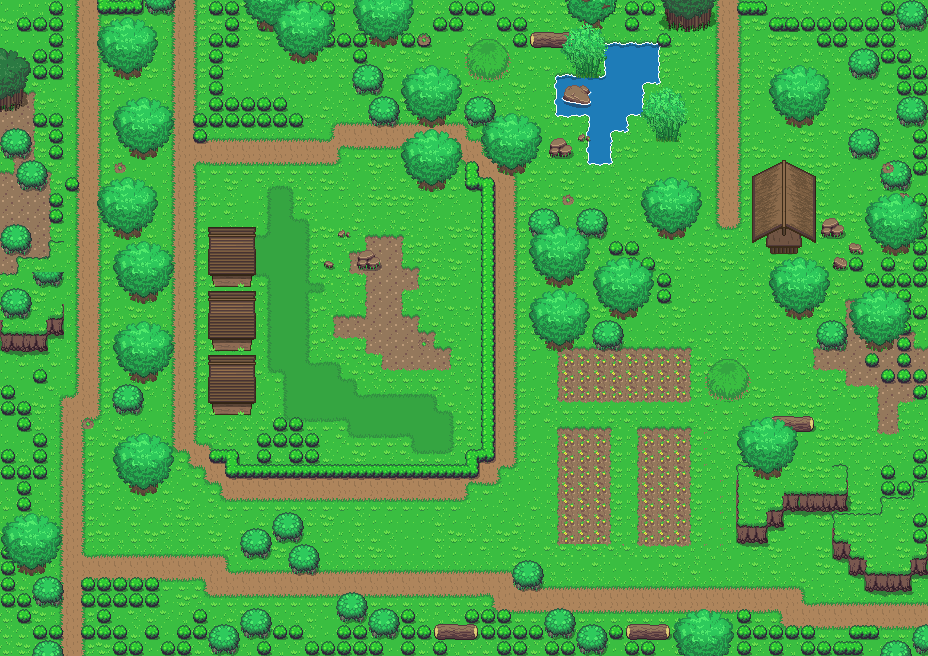

A level layout from a 2D game, rendered from its tile map. Below: a short description, then the map file with tile-grid data replaced by summaries:
An orthogonal 58x41 tile map with 16x16 px tiles, 10 tile layers (Base, endblocks, Cliff, Objects 1, ...), 2 tilesets.

<map version="1.0" tiledversion="1.0.2" orientation="orthogonal" renderorder="left-down" width="58" height="41" tilewidth="16" tileheight="16" nextobjectid="1">
 <tileset firstgid="1" source="../Tileset/Overworld.tsx" />
 <tileset firstgid="1729" source="../Tileset/Building.tsx" />
 <layer name="Base" width="58" height="41">
  <data>[2378 cells, 2378 non-empty, 71 distinct tile ids]</data>
 </layer>
 <layer name="endblocks" width="58" height="41">
  <data>[2378 cells, 251 non-empty, 33 distinct tile ids]</data>
 </layer>
 <layer name="Cliff" width="58" height="41">
  <data>[2378 cells, 73 non-empty, 16 distinct tile ids]</data>
 </layer>
 <layer name="Objects 1" width="58" height="41">
  <data>[2378 cells, 34 non-empty, 12 distinct tile ids]</data>
 </layer>
 <layer name="Plants 1" width="58" height="41">
  <data>[2378 cells, 257 non-empty, 27 distinct tile ids]</data>
 </layer>
 <layer name="Buildings 1" width="58" height="41">
  <data>[2378 cells, 47 non-empty, 29 distinct tile ids]</data>
 </layer>
 <layer name="Buildings 2" width="58" height="41">
  <data>[2378 cells, 0 non-empty, 0 distinct tile ids]</data>
 </layer>
 <layer name="Objects 2" width="58" height="41">
  <data>[2378 cells, 0 non-empty, 0 distinct tile ids]</data>
 </layer>
 <layer name="Plants 2" width="58" height="41">
  <data>[2378 cells, 0 non-empty, 0 distinct tile ids]</data>
 </layer>
 <layer name="Above Player" width="58" height="41">
  <properties>
   <property name="unity:sortingLayerName" value="AbovePlayer" />
  </properties>
  <data>[2378 cells, 299 non-empty, 31 distinct tile ids]</data>
 </layer>
</map>
